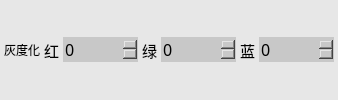
             <widget class="QWidget" name="widget_12" native="true">
              <property name="styleSheet">
               <string notr="true">background-color: rgb(231, 231, 231);</string>
              </property>
              <layout class="QHBoxLayout" name="horizontalLayout_2">
               <property name="spacing">
                <number>4</number>
               </property>
               <property name="leftMargin">
                <number>4</number>
               </property>
               <property name="topMargin">
                <number>4</number>
               </property>
               <property name="rightMargin">
                <number>4</number>
               </property>
               <property name="bottomMargin">
                <number>4</number>
               </property>
               <item>
                <widget class="QLabel" name="label">
                 <property name="styleSheet">
                  <string notr="true">font: 11pt &quot;微软雅黑&quot;;</string>
                 </property>
                 <property name="text">
                  <string>灰度化</string>
                 </property>
                 <property name="alignment">
                  <set>Qt::AlignCenter</set>
                 </property>
                </widget>
               </item>
               <item>
                <widget class="QLabel" name="label_2">
                 <property name="font">
                  <font>
                   <family>微软雅黑</family>
                   <pointsize>11</pointsize>
                   <weight>50</weight>
                   <italic>false</italic>
                   <bold>false</bold>
                  </font>
                 </property>
                 <property name="styleSheet">
                  <string notr="true">font: 11pt &quot;微软雅黑&quot;;</string>
                 </property>
                 <property name="text">
                  <string>红</string>
                 </property>
                 <property name="alignment">
                  <set>Qt::AlignCenter</set>
                 </property>
                </widget>
               </item>
               <item>
                <widget class="QSpinBox" name="spinBoxR">
                 <property name="minimumSize">
                  <size>
                   <width>75</width>
                   <height>0</height>
                  </size>
                 </property>
                 <property name="font">
                  <font>
                   <family>微软雅黑</family>
                   <pointsize>12</pointsize>
                  </font>
                 </property>
                 <property name="styleSheet">
                  <string notr="true">
QSpinBox
{
	border-width:1;border-style:none;
	border-color:rgb(255, 255, 255);
	background-color: rgb(200, 200, 200);
	color::rgb(255,255, 0);

}
QSpinBox::down-button
{   
	
	background-color: rgb(200, 200, 200);
	subcontrol-origin:border;
    subcontrol-position:left;
    image: url(:/左normal.png);
    width: 20px;
    height: 30px; ;
}
QSpinBox::up-button
{
board:none;
	background-color: rgb(200, 200, 200);
	subcontrol-origin:border;
    subcontrol-position:right;
    image: url(:/右normal.png);
    width: 20px;
    height: 30px;       
}

QSpinBox::up-button:pressed
{
board:none;
background-color: rgb(103, 103, 103);
	subcontrol-origin:border;
    subcontrol-position:right;
    image: url(:/右press.png);
    width: 20px;
    height: 30px;      
}
QSpinBox::down-button:pressed
{
board:none;
background-color: rgb(103, 103, 103);
	subcontrol-origin:border;
    subcontrol-position:left;
    image: url(:/左press.png);
    width: 20px;
    height: 30px; 
}
</string>
                 </property>
                 <property name="maximum">
                  <number>1000</number>
                 </property>
                </widget>
               </item>
               <item>
                <widget class="QLabel" name="label_3">
                 <property name="font">
                  <font>
                   <family>微软雅黑</family>
                   <pointsize>11</pointsize>
                   <weight>50</weight>
                   <italic>false</italic>
                   <bold>false</bold>
                  </font>
                 </property>
                 <property name="styleSheet">
                  <string notr="true">font: 11pt &quot;微软雅黑&quot;;</string>
                 </property>
                 <property name="text">
                  <string>绿</string>
                 </property>
                 <property name="alignment">
                  <set>Qt::AlignCenter</set>
                 </property>
                </widget>
               </item>
               <item>
                <widget class="QSpinBox" name="spinBoxG">
                 <property name="minimumSize">
                  <size>
                   <width>75</width>
                   <height>0</height>
                  </size>
                 </property>
                 <property name="font">
                  <font>
                   <family>微软雅黑</family>
                   <pointsize>12</pointsize>
                  </font>
                 </property>
                 <property name="styleSheet">
                  <string notr="true">
QSpinBox
{
	border-width:1;border-style:none;
	border-color:rgb(255, 255, 255);
	background-color: rgb(200, 200, 200);
	color::rgb(255,255, 0);

}
QSpinBox::down-button
{   
	
	background-color: rgb(200, 200, 200);
	subcontrol-origin:border;
    subcontrol-position:left;
    image: url(:/左normal.png);
    width: 20px;
    height: 30px; ;
}
QSpinBox::up-button
{
board:none;
	background-color: rgb(200, 200, 200);
	subcontrol-origin:border;
    subcontrol-position:right;
    image: url(:/右normal.png);
    width: 20px;
    height: 30px;       
}

QSpinBox::up-button:pressed
{
board:none;
background-color: rgb(103, 103, 103);
	subcontrol-origin:border;
    subcontrol-position:right;
    image: url(:/右press.png);
    width: 20px;
    height: 30px;      
}
QSpinBox::down-button:pressed
{
board:none;
background-color: rgb(103, 103, 103);
	subcontrol-origin:border;
    subcontrol-position:left;
    image: url(:/左press.png);
    width: 20px;
    height: 30px; 
}
</string>
                 </property>
                 <property name="maximum">
                  <number>1000</number>
                 </property>
                </widget>
               </item>
               <item>
                <widget class="QLabel" name="label_4">
                 <property name="font">
                  <font>
                   <family>微软雅黑</family>
                   <pointsize>11</pointsize>
                   <weight>50</weight>
                   <italic>false</italic>
                   <bold>false</bold>
                  </font>
                 </property>
                 <property name="styleSheet">
                  <string notr="true">font: 11pt &quot;微软雅黑&quot;;</string>
                 </property>
                 <property name="text">
                  <string>蓝</string>
                 </property>
                 <property name="alignment">
                  <set>Qt::AlignCenter</set>
                 </property>
                </widget>
               </item>
               <item>
                <widget class="QSpinBox" name="spinBoxB">
                 <property name="minimumSize">
                  <size>
                   <width>75</width>
                   <height>0</height>
                  </size>
                 </property>
                 <property name="font">
                  <font>
                   <family>微软雅黑</family>
                   <pointsize>12</pointsize>
                  </font>
                 </property>
                 <property name="styleSheet">
                  <string notr="true">
QSpinBox
{
	border-width:1;border-style:none;
	border-color:rgb(255, 255, 255);
	background-color: rgb(200, 200, 200);
	color::rgb(255,255, 0);

}
QSpinBox::down-button
{   
	
	background-color: rgb(200, 200, 200);
	subcontrol-origin:border;
    subcontrol-position:left;
    image: url(:/左normal.png);
    width: 20px;
    height: 30px; ;
}
QSpinBox::up-button
{
board:none;
	background-color: rgb(200, 200, 200);
	subcontrol-origin:border;
    subcontrol-position:right;
    image: url(:/右normal.png);
    width: 20px;
    height: 30px;       
}

QSpinBox::up-button:pressed
{
board:none;
background-color: rgb(103, 103, 103);
	subcontrol-origin:border;
    subcontrol-position:right;
    image: url(:/右press.png);
    width: 20px;
    height: 30px;      
}
QSpinBox::down-button:pressed
{
board:none;
background-color: rgb(103, 103, 103);
	subcontrol-origin:border;
    subcontrol-position:left;
    image: url(:/左press.png);
    width: 20px;
    height: 30px; 
}
</string>
                 </property>
                 <property name="maximum">
                  <number>1000</number>
                 </property>
                </widget>
               </item>
              </layout>
             </widget>
